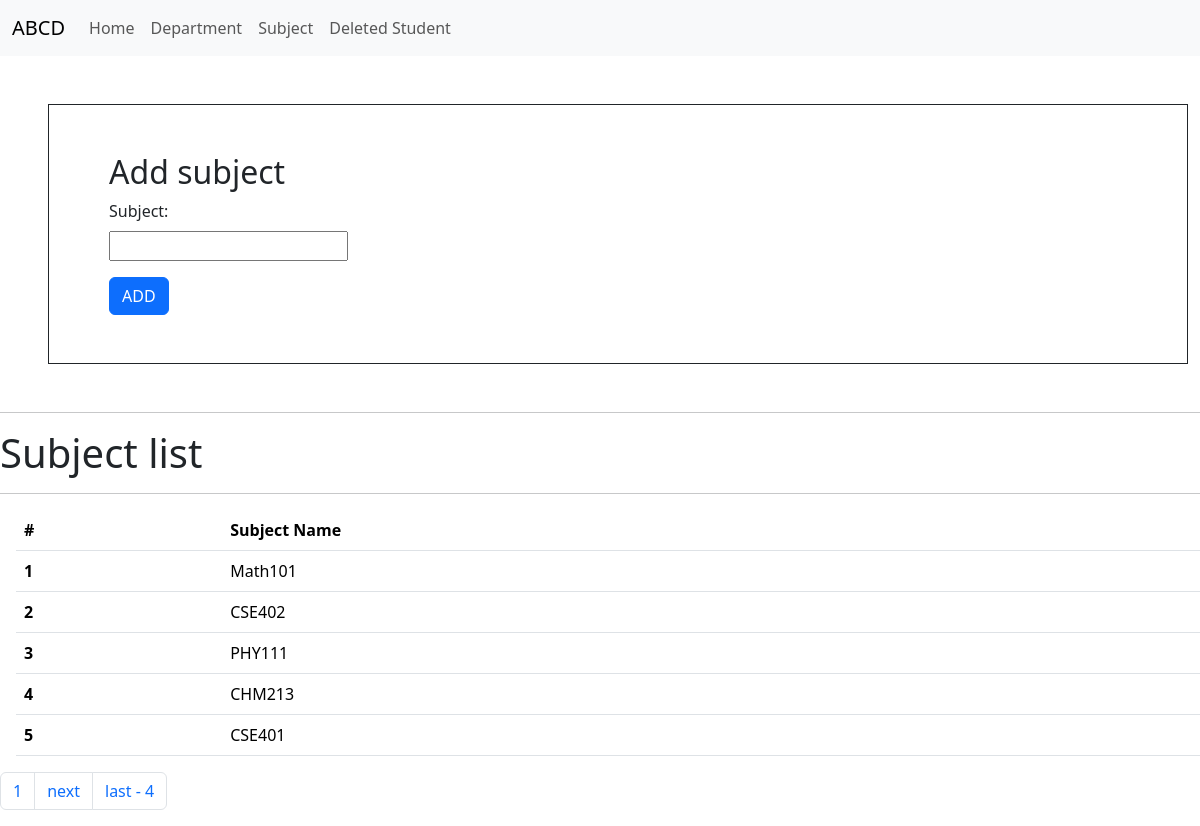
/subject/, run on the app's committed database.
### main/models.py (models this page shows, shortened)
class Subject(models.Model):
    subject_name = models.CharField(max_length=100)

### main/views.py (the view, shortened to what this page needs)
# urls.py: path('subject/', subject, name="subject"),
def subject(request):
    query = Subject.objects.all()
    paginator = Paginator(query, 5)  # Show 15 contacts per page.
    page_number = request.GET.get("page", 1)
    page_obj = paginator.get_page(page_number)
    return render(request, 'subject.html', context={'query':page_obj,'page_title': "Subject"})

### main/templates/subject.html (shortened to what this page needs)
{% extends "base.html" %}
{% block start %}
<div class="container m-5 border border-dark">
    <form class="m-5" action="" method="POST" enctype="multipart/form-data">
        <h2>Add subject</h2>
        <div class="mb-3">
            <label for="" class="form-label">Subject: </label><br>
            <input type="text" name="subject" id="" aria-describedby="">
        </div>
    <button type="submit" class="btn btn-primary">ADD</button>
    </form>
</div>
<hr>
<h1>Subject list</h1>
<hr>
<table class="table m-3">
  <thead>
    <tr>
      <th scope="col">#</th>
      <th scope="col">Subject Name</th>
    </tr>
  </thead>
  <tbody>
    {% for sub in query %}
    <tr>
      <th scope="row">{{ forloop.counter}}</th>
      <td>
          {{ sub.subject_name }}
      </td>
    </tr>
    {% endfor%}
</tbody>
</table>
  <nav aria-label="Page navigation example">
    <ul class="pagination">
      <li class="page-item"><span class="page-link">{{ query.number }}</span> </li>
      {% if query.has_next %}
      <li class="page-item"><a class="page-link"  href="?page={{ query.next_page_number }}">next</a></li>
      <li class="page-item"><a class="page-link"  href="?page={{ query.paginator.num_pages }}">last - {{ query.paginator.num_pages }} </a></li>
      {% endif %}
    </ul>
  </nav>
{% endblock %}

### data on the page
Subject: subject_name "Math101"
Subject: subject_name "CSE402"
Subject: subject_name "PHY111"
Subject: subject_name "CHM213"
Subject: subject_name "CSE401"

### other printed values
{{ query.number }} "1"
{{ query.paginator.num_pages }} "4"
